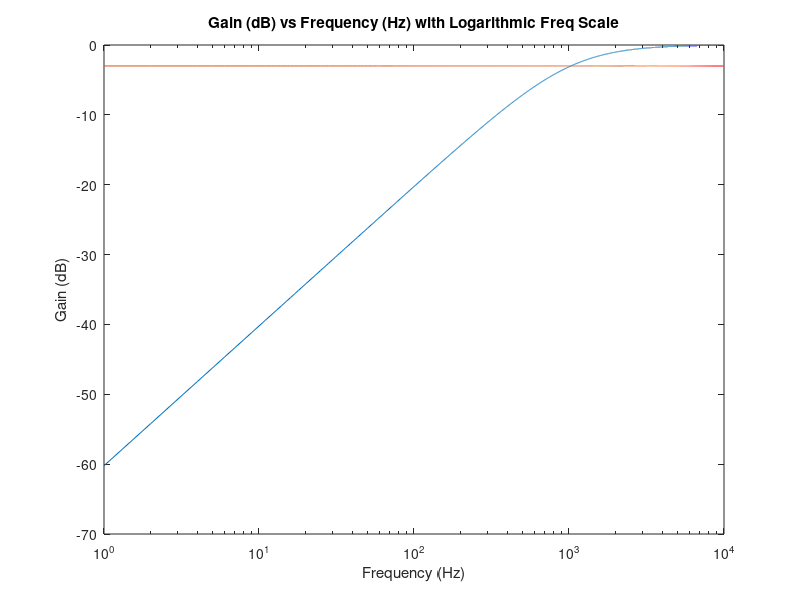
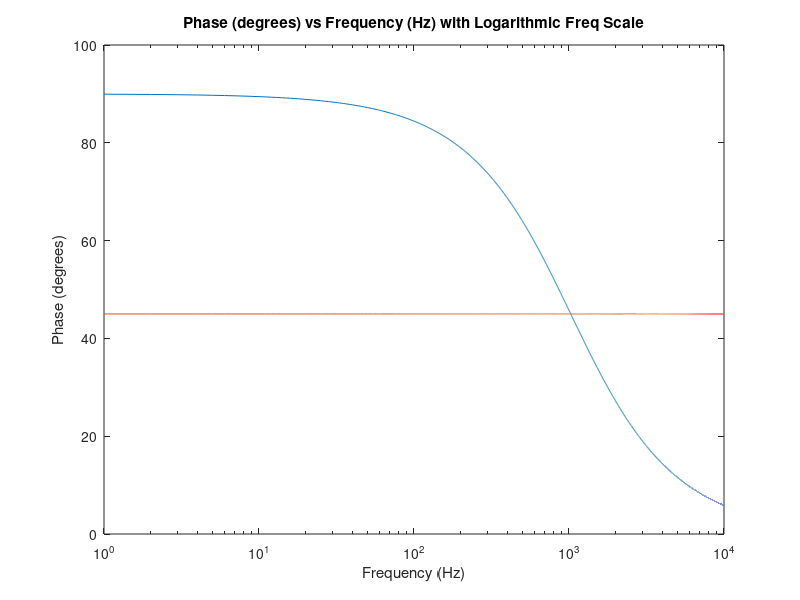

These figures' MATLAB source, in order:
%Define Variables
R = 4700;
C = 0.033*10^-6;
Vin = 5; %Arbitrary voltage selected
f = 0:10000;
%f = [100, 200, 300, 400, 500, 600, 700, 800, 900, 1000, 2000, 4000, 10000];

%Convert frequency in Hz to frequency in rad/s
w = 2*pi()*f;

%Define Gain (dB) and frequency (hz) relationship
g = 20*log10(sqrt(((Vin.*(w.*R*C).^2)./(1+(w.*R*C).^2)).^2  +  ((Vin.*(w.*R*C))./(1+(w.*R*C).^2)).^2)./5);

%Plot Gain (dB) and frequency (hz)
semilogx(f,g)
xlabel('Frequency (Hz)')
ylabel('Gain (dB)')
title('Gain (dB) vs Frequency (Hz) with Logarithmic Freq Scale')

%Plot -3dB cutoff
hold on
y(1:10001) = -3;
semilogx(f,y)
hold off


%Define Phase (degrees) and frequency (hz) relationship
p = (180/pi()).*atan(1./(w.*R*C));

%Plot Phase (degrees) and frequency (hz)
figure
semilogx(f,p)
xlabel('Frequency (Hz)')
ylabel('Phase (degrees)')
title('Phase (degrees) vs Frequency (Hz) with Logarithmic Freq Scale')

%Plot -45 degree cutoff (half power is from capacitor, half from resistor)
hold on
y(1:10001) = 45;
semilogx(f,y)
hold off



